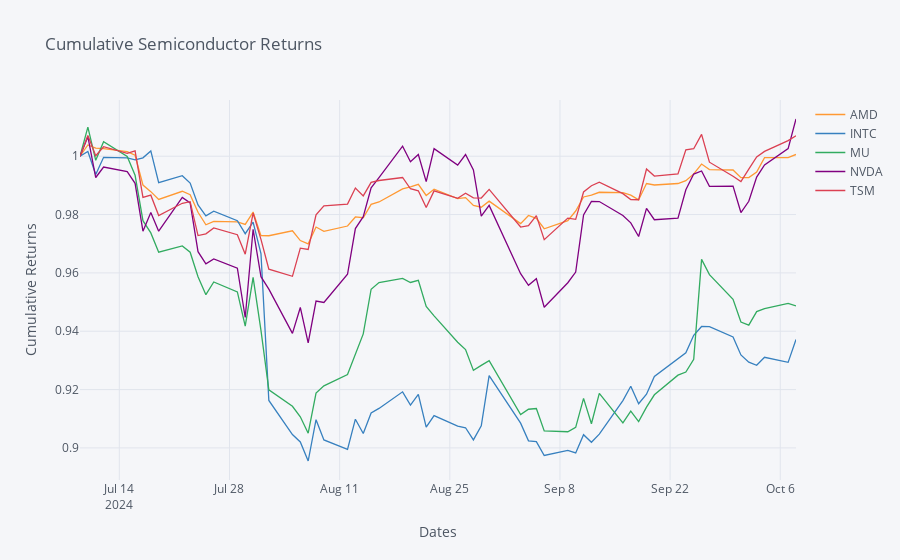

The cell this chart's notebook holds for it:
### Markdown cell above
Calculating Cumulative Returns

### Code cell
semiconductor_returns = semiconductor_data['Adj Close'].pct_change()
semiconductor_returns.iloc[0, :] = 0
weights = np.array([0.1, 0.2, 0.25, 0.25, 0.2])
weighted_returns = weights * semiconductor_returns
cumulative_returns = (weighted_returns + 1).cumprod()
cumulative_returns.iplot(title='Cumulative Semiconductor Returns', xTitle='Dates', yTitle='Cumulative Returns')
